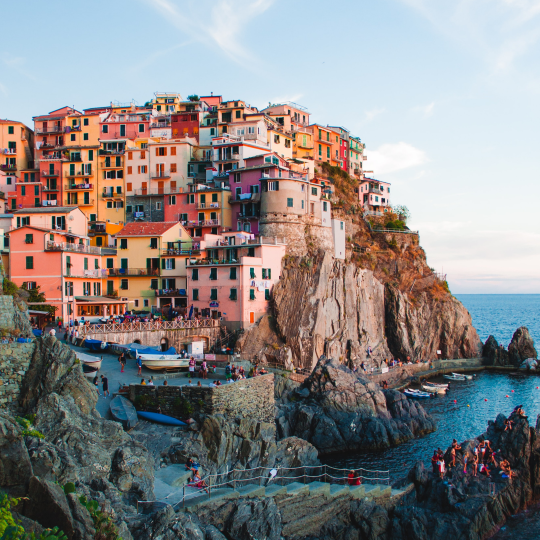
#> input picture img/AmalfiCoast.png, 1080 x 1080 px (shown at 1/2 size); its folder holds only this picture in this run
$ python post_generator.py   (older library calls are emulated)
#> lines starting #> are read from the running program, lines starting #| are printed output that depends on the picture
### utility.py
# CODE ADAPTED FROM JC Chouinard FROM ARTICLE:
# https://www.jcchouinard.com/create-feature-image-with-python-pillow/

from random import randint
from constants import *
from PIL import Image, ImageDraw, ImageFont

def get_image_files() -> list:
    '''
    Retrieve all image files from the 'img' directory.

    Returns a list.
    '''
    img_files = []
    for img in IMG_PATH.iterdir():
        img_files.append(img)
    return img_files


def getBackgroundImage():
    img_files = get_image_files()
    background_image = img_files[randint(0, len(img_files)-1)]
    return Image.open(background_image)
#> returned value is the input picture: PIL image 1080x1080 RGBA; mean R, G, B, A 136.2, 133.2, 132.9, 255


# Make sure the text is centered
def center_text(img, font, text1, text2, fill1, fill2, font2=''):
    if font2 == '':
        font2 = font

    # Initialize drawing on the image
    draw = ImageDraw.Draw(img)

    # Get width and height of the image
    w, h = img.size

    # Get text1 size
    t1_width, t1_height = draw.textsize(text1, font)
    # Get text2 size
    t2_width, t2_height = draw.textsize(text2, font2)

    # Horizontal center align text1
    p1 = ( (w-t1_width)/2, h // 3 )

    # Horizontal center align text2
    p2 = ((w-t2_width)/2, h//3 + h//5)

    # Draw text on top of image
    draw.text(p1, text1, fill=fill1, font=font)
    # Draw text on top of image
    draw.text(p2, text2, fill=fill2, font=font2)
    return img


def add_text(img, color, text1, text2, font='Roboto-Bold.ttf', font_size1=80, font_size2=40):
    p_font = color['p_font']
    s_font = color['s_font']

    # Starting position of the message
    font1 = ImageFont.truetype(font, size=font_size1)
    font2 = ImageFont.truetype(font, size=font_size2)

    center_text(img, font1, text1, text2, p_font, s_font, font2 = font2)

    return img


def add_color(bg_image, c, transparency):
    color = Image.new('RGB', bg_image.size, c)
    mask = Image.new('RGBA', bg_image.size, (0,0,0,transparency))
    return Image.composite(bg_image, color, mask).convert('RGB')


def write_image(background, color, text1, text2, transparency = 95):
    background = add_color(background, color['c'], transparency)
    add_text(background, color, text1, text2)
    return background


def createPost(background_image, background_color, top_text, bottom_text):
    post_img_name = top_text + ".png"
    post_img_path = POST_PATH / post_img_name

    background = write_image(background_image, colors[background_color], top_text, bottom_text)
#> in add_color, `color = Image.new('RGB', bg_image.size, c)`:
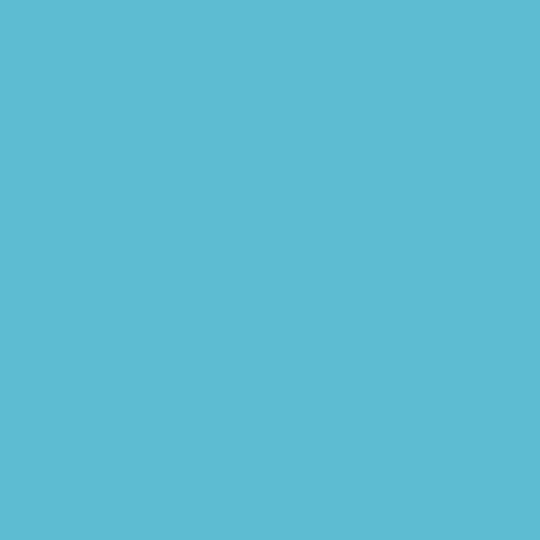
#> color: PIL image 1080x1080 RGB (shown at 1/2 size); mean R, G, B 93, 188, 210
#> in add_color, `return Image.composite(bg_image, color, mask).convert('RGB')`:
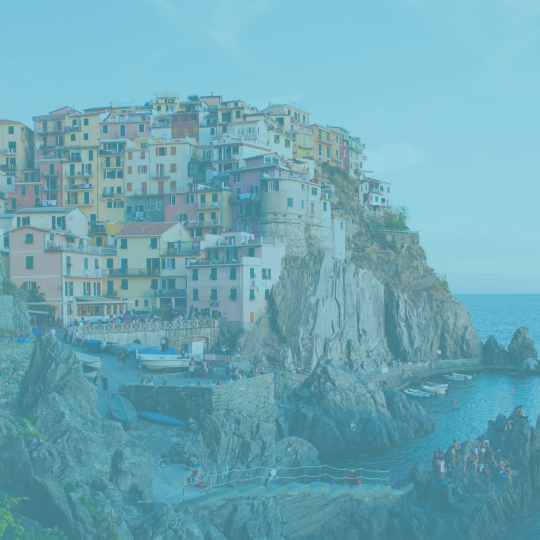
#> returned value: PIL image 1080x1080 RGB (shown at 1/2 size); mean R, G, B 109.1, 167.6, 181.3
#> in add_text, `p_font = color['p_font']`: p_font = 'rgb(27,53,81)'
#> in add_text, `s_font = color['s_font']`: s_font = 'rgb(255,255,255)'
#> in center_text, `t1_width, t1_height = draw.textsize(text1, font)`: t1_width = 430; t1_height = 76
#> in center_text, `t2_width, t2_height = draw.textsize(text2, font2)`: t2_width = 215; t2_height = 38
#> in center_text, `p1 = ( (w-t1_width)/2, h // 3 )`: p1 = (325, 360)
#> in center_text, `p2 = ((w-t2_width)/2, h//3 + h//5)`: p2 = (432.5, 576)
    background.save(post_img_path)
    print("New Post: ", post_img_path)

### post_generator.py
from utility import getBackgroundImage, createPost
from constants import *

text1, text2 = "Text Line 1", "Text Line 2"
background_image = getBackgroundImage()
createPost(background_image, background_color, text1, text2)
